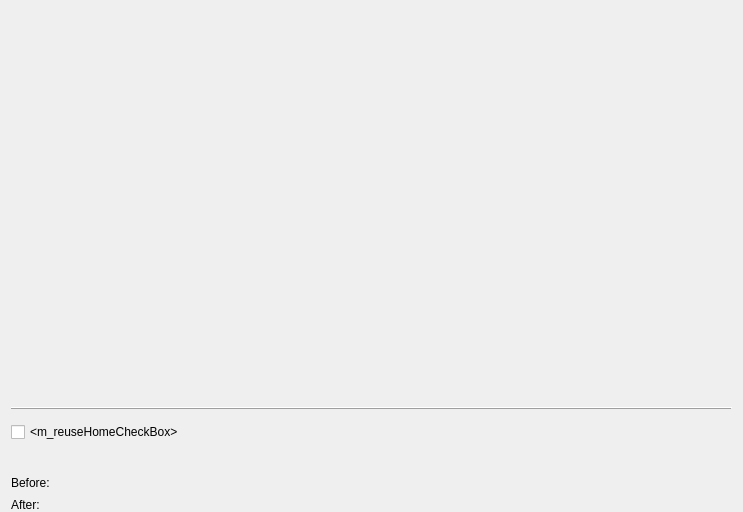
<?xml version="1.0" encoding="UTF-8"?>
<ui version="4.0">
 <author>
SPDX-FileCopyrightText: 2015 Teo Mrnjavac &lt;teo@kde.org&gt;
SPDX-License-Identifier: GPL-3.0-or-later
 </author>
 <class>ChoicePage</class>
 <widget class="QWidget" name="ChoicePage">
  <property name="geometry">
   <rect>
    <x>0</x>
    <y>0</y>
    <width>743</width>
    <height>512</height>
   </rect>
  </property>
  <property name="windowTitle">
   <string notr="true">Form</string>
  </property>
  <layout class="QVBoxLayout" name="m_mainLayout" stretch="0,1">
   <property name="bottomMargin">
    <number>0</number>
   </property>
   <item>
    <layout class="QHBoxLayout" name="m_drivesLayout">
     <item>
      <widget class="QLabel" name="m_drivesLabel">
       <property name="toolTip">
        <string notr="true"/>
       </property>
       <property name="text">
        <string notr="true">&lt;m_drivesLabel&gt;</string>
       </property>
      </widget>
     </item>
    </layout>
   </item>
   <item>
    <layout class="QVBoxLayout" name="m_rightLayout" stretch="0,1,0,0,0,0,0">
     <item>
      <widget class="QLabel" name="m_messageLabel">
       <property name="toolTip">
        <string notr="true"/>
       </property>
       <property name="text">
        <string notr="true">&lt;m_messageLabel&gt;</string>
       </property>
      </widget>
     </item>
     <item>
      <widget class="QScrollArea" name="m_itemsScrollArea">
       <property name="frameShape">
        <enum>QFrame::NoFrame</enum>
       </property>
       <property name="frameShadow">
        <enum>QFrame::Plain</enum>
       </property>
       <property name="lineWidth">
        <number>0</number>
       </property>
       <property name="widgetResizable">
        <bool>true</bool>
       </property>
       <widget class="QWidget" name="scrollAreaWidgetContents">
        <property name="geometry">
         <rect>
          <x>0</x>
          <y>0</y>
          <width>729</width>
          <height>233</height>
         </rect>
        </property>
        <layout class="QVBoxLayout" name="m_itemsLayout">
         <property name="leftMargin">
          <number>0</number>
         </property>
         <property name="topMargin">
          <number>0</number>
         </property>
         <property name="rightMargin">
          <number>0</number>
         </property>
         <property name="bottomMargin">
          <number>0</number>
         </property>
        </layout>
       </widget>
      </widget>
     </item>
     <item>
      <widget class="QFrame" name="hLine">
       <property name="frameShape">
        <enum>QFrame::HLine</enum>
       </property>
       <property name="frameShadow">
        <enum>QFrame::Raised</enum>
       </property>
      </widget>
     </item>
     <item>
      <widget class="EncryptWidget" name="m_encryptWidget" native="true"/>
     </item>
     <item>
      <widget class="QCheckBox" name="m_reuseHomeCheckBox">
       <property name="text">
        <string notr="true">&lt;m_reuseHomeCheckBox&gt;</string>
       </property>
      </widget>
     </item>
     <item>
      <widget class="QLabel" name="m_selectLabel">
       <property name="text">
        <string notr="true"/>
       </property>
      </widget>
     </item>
     <item>
      <layout class="QGridLayout" name="beforeAfterGridLayout">
       <property name="verticalSpacing">
        <number>0</number>
       </property>
       <item row="2" column="0">
        <layout class="QVBoxLayout" name="verticalLayout_2">
         <property name="spacing">
          <number>0</number>
         </property>
         <item>
          <spacer name="verticalSpacer_2">
           <property name="orientation">
            <enum>Qt::Vertical</enum>
           </property>
           <property name="sizeType">
            <enum>QSizePolicy::Fixed</enum>
           </property>
           <property name="sizeHint" stdset="0">
            <size>
             <width>20</width>
             <height>8</height>
            </size>
           </property>
          </spacer>
         </item>
         <item>
          <widget class="QLabel" name="m_previewAfterLabel">
           <property name="text">
            <string notr="true">After:</string>
           </property>
           <property name="alignment">
            <set>Qt::AlignLeading|Qt::AlignLeft|Qt::AlignTop</set>
           </property>
          </widget>
         </item>
        </layout>
       </item>
       <item row="0" column="0">
        <layout class="QVBoxLayout" name="verticalLayout">
         <property name="spacing">
          <number>0</number>
         </property>
         <item>
          <spacer name="verticalSpacer">
           <property name="orientation">
            <enum>Qt::Vertical</enum>
           </property>
           <property name="sizeType">
            <enum>QSizePolicy::Fixed</enum>
           </property>
           <property name="sizeHint" stdset="0">
            <size>
             <width>20</width>
             <height>8</height>
            </size>
           </property>
          </spacer>
         </item>
         <item>
          <widget class="QLabel" name="m_previewBeforeLabel">
           <property name="text">
            <string notr="true">Before:</string>
           </property>
           <property name="alignment">
            <set>Qt::AlignLeading|Qt::AlignLeft|Qt::AlignTop</set>
           </property>
          </widget>
         </item>
        </layout>
       </item>
       <item row="0" column="1">
        <widget class="QWidget" name="m_previewBeforeFrame" native="true">
         <property name="sizePolicy">
          <sizepolicy hsizetype="Expanding" vsizetype="Preferred">
           <horstretch>0</horstretch>
           <verstretch>0</verstretch>
          </sizepolicy>
         </property>
        </widget>
       </item>
       <item row="2" column="1">
        <widget class="QWidget" name="m_previewAfterFrame" native="true">
         <property name="sizePolicy">
          <sizepolicy hsizetype="Expanding" vsizetype="Preferred">
           <horstretch>0</horstretch>
           <verstretch>0</verstretch>
          </sizepolicy>
         </property>
        </widget>
       </item>
      </layout>
     </item>
    </layout>
   </item>
  </layout>
 </widget>
 <customwidgets>
  <customwidget>
   <class>EncryptWidget</class>
   <extends>QWidget</extends>
   <header>gui/EncryptWidget.h</header>
   <container>1</container>
  </customwidget>
 </customwidgets>
 <resources/>
 <connections/>
</ui>
